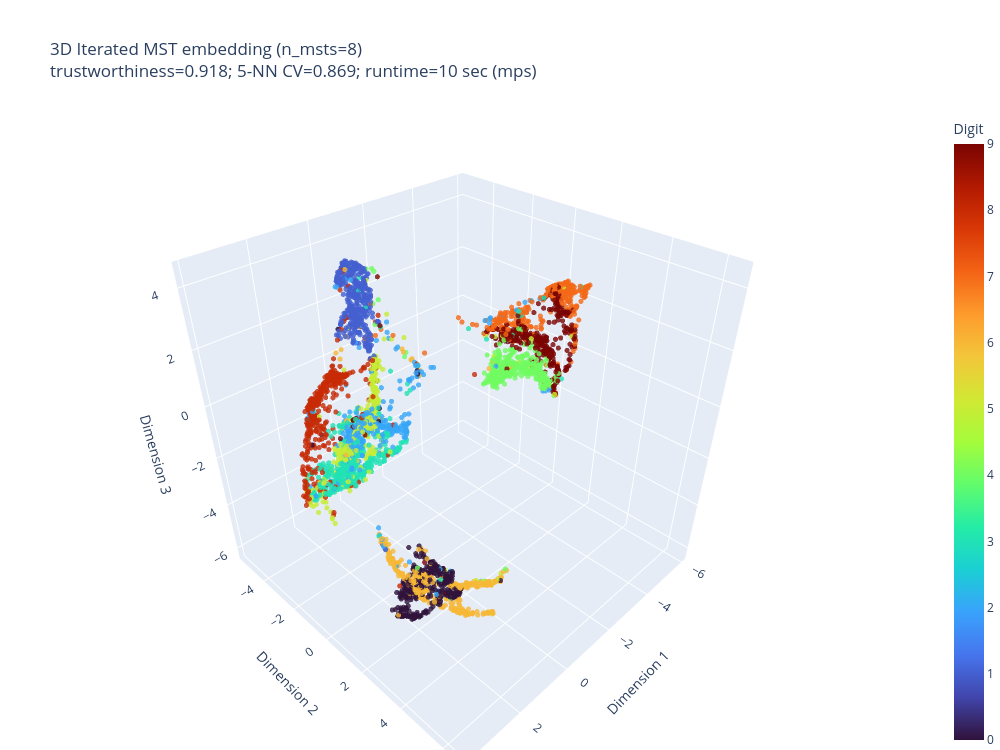

Write notebook code for a chart like this one.
### Markdown cell above
## Fit and visualize the 3D embedding

The score table reports trustworthiness, five-fold 5-NN accuracy, elapsed time, and the selected compute device. The Plotly chart can be rotated, zoomed, and hovered in the notebook.

### Code cell
N_MSTS = 8
RANK_WEIGHT_EXPONENT = 1.0
N_EPOCHS = 500

embedding_3d, scores_3d, figure_3d = fit_and_plot_mst_3d(
    X, labels,
    n_msts=N_MSTS,
    rank_weight_exponent=RANK_WEIGHT_EXPONENT,
    n_epochs=N_EPOCHS,
    batch_size=4096,
    learning_rate=0.05,
    negative_ratio=4,
    lambda_rep=1.0,
    epsilon=1e-4,
    random_state=DATA_RANDOM_STATE,
    device="auto",
)

display(figure_3d)

### Figure 1 — Plotly figure (JSON) as saved in the notebook; plotly's stock layout.template omitted (floating-point values rounded to 4 significant figures; data arrays with more than 128 entries replaced by an {"elided": "..."} marker saying what was removed)
{"data": [{"customdata": {"elided": "4000 int values"}, "hovertemplate": "Digit %{customdata}<extra></extra>", "marker": {"cmax": 9, "cmin": 0, "color": {"elided": "4000 int values"}, "colorbar": {"tickmode": "array", "tickvals": [0, 1, 2, 3, 4, 5, 6, 7, 8, 9], "title": {"text": "Digit"}}, "colorscale": [[0, "#30123b"], [0.07143, "#4145ab"], [0.1429, "#4675ed"], [0.2143, "#39a2fc"], [0.2857, "#1bcfd4"], [0.3571, "#24eca6"], [0.4286, "#61fc6c"], [0.5, "#a4fc3b"], [0.5714, "#d1e834"], [0.6429, "#f3c63a"], [0.7143, "#fe9b2d"], [0.7857, "#f36315"], [0.8571, "#d93806"], [0.9286, "#b11901"], [1, "#7a0402"]], "opacity": 0.8, "size": 3}, "mode": "markers", "showlegend": false, "type": "scatter3d", "x": {"elided": "4000 float values"}, "y": {"elided": "4000 float values"}, "z": {"elided": "4000 float values"}}], "layout": {"height": 750, "legend": {"orientation": "h", "title": {"text": "Digit"}, "x": 0.5, "xanchor": "center", "y": -0.08}, "margin": {"b": 0, "l": 0, "r": 0, "t": 110}, "scene": {"aspectmode": "cube", "xaxis": {"title": {"text": "Dimension 1"}}, "yaxis": {"title": {"text": "Dimension 2"}}, "zaxis": {"title": {"text": "Dimension 3"}}}, "title": {"text": "3D Iterated MST embedding (n_msts=8)<br>trustworthiness=0.918; 5-NN CV=0.869; runtime=10 sec (mps)"}, "width": 1000}}
